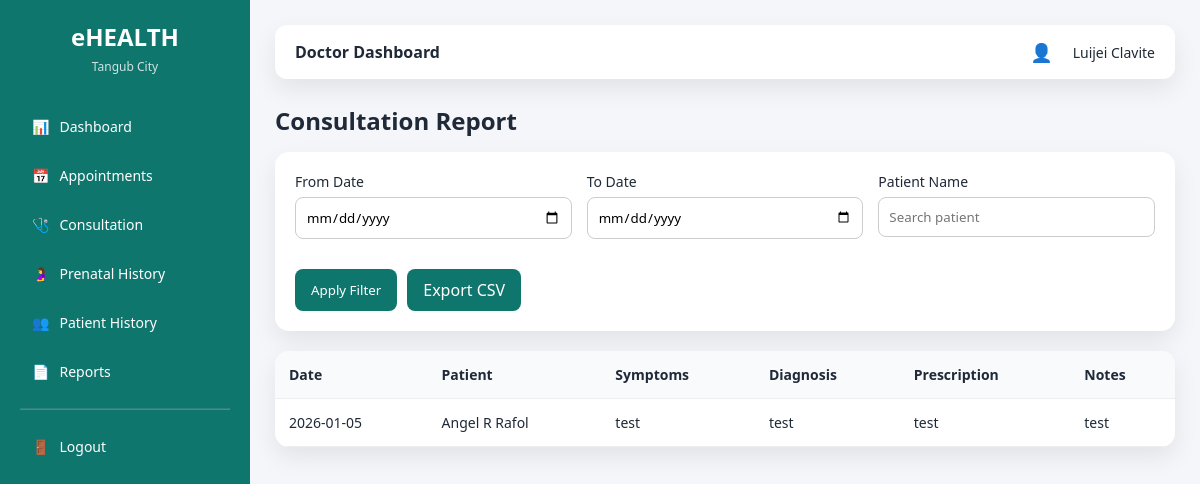
The page /doctor/report_consultations.php (signed in) on the database as committed earlier.
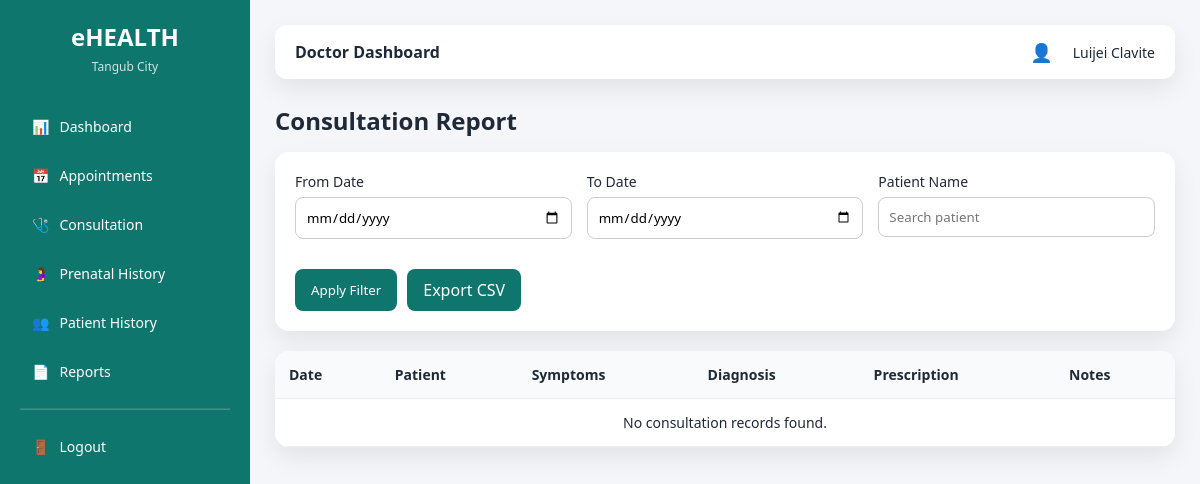
The same page on the database as committed later.
### tables this page shows
CREATE TABLE `consultations` (
  `consultation_id` int(11) NOT NULL,
  `appointment_id` int(11) NOT NULL,
  `doctor_id` int(11) NOT NULL,
  `patient_id` int(11) NOT NULL,
  `symptoms` text DEFAULT NULL,
  `diagnosis` text DEFAULT NULL,
  `prescription` text DEFAULT NULL,
  `notes` text DEFAULT NULL,
  `created_at` timestamp NOT NULL DEFAULT current_timestamp()
);

CREATE TABLE `appointments` (
  `appointment_id` int(11) NOT NULL,
  `patient_id` int(11) NOT NULL,
  `doctor_id` int(11) NOT NULL,
  `appointment_date` date NOT NULL,
  `appointment_time` varchar(20) NOT NULL,
  `type` varchar(255) NOT NULL,
  `reason` text DEFAULT NULL,
  `qr_code` int(11) NOT NULL DEFAULT 100000,
  `status` enum('Pending','Approved','Completed','Check-in','Cancelled') DEFAULT 'Pending',
  `created_at` timestamp NOT NULL DEFAULT current_timestamp()
);

CREATE TABLE `users` (
  `user_id` int(11) NOT NULL,
  `full_name` varchar(100) NOT NULL,
  `email` varchar(100) NOT NULL,
  `password` varchar(255) NOT NULL,
  `role` enum('admin','staff','doctor','patient') NOT NULL,
  `status` enum('active','inactive') DEFAULT 'active',
  `created_at` timestamp NOT NULL DEFAULT current_timestamp()
);

### doctor/report_consultations.php (the view, shortened to what this page needs)
<?php
require_once "../config/database.php";
$doctor_id = $_SESSION['user_id'];
$from = $_GET['from'] ?? '';
$to   = $_GET['to'] ?? '';
$search = $_GET['search'] ?? '';
$where = "WHERE a.doctor_id = $doctor_id AND a.status = 'Completed'";
$consultations = mysqli_query(
    $conn,
    "SELECT a.appointment_date, a.appointment_time,
            u.full_name AS patient,
            c.symptoms, c.diagnosis, c.prescription, c.notes
     FROM consultations c
     JOIN appointments a ON c.appointment_id = a.appointment_id
     JOIN patients p ON a.patient_id = p.patient_id
     JOIN users u ON p.user_id = u.user_id
     $where
     ORDER BY a.appointment_date DESC"
);
?>
<!DOCTYPE html>
<html>
<head>
    <link rel="stylesheet" href="../assets/css/ui.css">
</head>
<body>
<div class="layout">
    <?php require_once "../layouts/sidebar.php"; ?>
    <main class="main">
        <?php require_once "../layouts/topbar.php"; ?>
        <h2 class="page-title">Consultation Report</h2>
        <form method="GET" class="filter-box">
            <div class="filter-grid">
                <div class="form-group">
                    <label>From Date</label>
                    <input type="date" name="from" value="<?= $from ?>">
                </div>
                <div class="form-group">
                    <label>To Date</label>
                    <input type="date" name="to" value="<?= $to ?>">
                </div>
                <div class="form-group">
                    <label>Patient Name</label>
                    <input type="text" name="search" placeholder="Search patient"
                           value="<?= htmlspecialchars($search) ?>">
                </div>
            </div>
            <div class="actions">
                <button class="btn-primary">Apply Filter</button>
                <a class="btn-primary"
                   href="?from=<?= $from ?>&to=<?= $to ?>&search=<?= urlencode($search) ?>&export=csv">
                    Export CSV
                </a>
            </div>
        </form>
        <table>
            <tr>
                <th>Date</th>
                <th>Patient</th>
                <th>Symptoms</th>
                <th>Diagnosis</th>
                <th>Prescription</th>
                <th>Notes</th>
            </tr>
            <?php if (mysqli_num_rows($consultations) > 0): ?>
                <?php while ($row = mysqli_fetch_assoc($consultations)): ?>
                    <tr>
                        <td><?= $row['appointment_date'] ?></td>
                        <td><?= htmlspecialchars($row['patient']) ?></td>
                        <td><?= nl2br(htmlspecialchars($row['symptoms'])) ?></td>
                        <td><?= nl2br(htmlspecialchars($row['diagnosis'])) ?></td>
                        <td><?= nl2br(htmlspecialchars($row['prescription'])) ?></td>
                        <td><?= nl2br(htmlspecialchars($row['notes'])) ?></td>
                    </tr>
                <?php endwhile; ?>
            <?php else: ?>
                <tr>
                    <td colspan="6" class="text-center">No consultation records found.</td>
                </tr>
            <?php endif; ?>
        </table>
    </main>
</div>
</body>
</html>

Rows that differ between the two databases and show on the page:
removed consultations: appointment.appointment_date "2026-01-05", users.full_name "Angel R Rafol", symptoms "test", diagnosis "test", prescription "test", notes "test"
Other text that changed with them:
text now shown: "No consultation records found."
